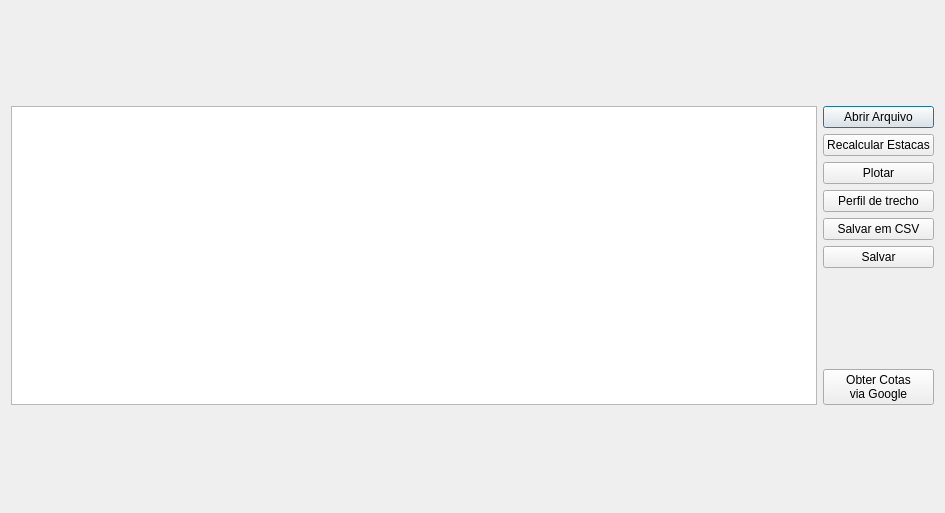
<?xml version="1.0" encoding="UTF-8"?>
<ui version="4.0">
 <class>Dialog</class>
 <widget class="QDialog" name="Dialog">
  <property name="geometry">
   <rect>
    <x>0</x>
    <y>0</y>
    <width>945</width>
    <height>513</height>
   </rect>
  </property>
  <property name="windowTitle">
   <string>Dialog</string>
  </property>
  <layout class="QGridLayout" name="gridLayout">
   <item row="0" column="0" rowspan="2">
    <widget class="QTableWidget" name="tableWidget"/>
   </item>
   <item row="0" column="1">
    <layout class="QVBoxLayout" name="verticalLayout">
     <item>
      <widget class="QPushButton" name="pushButton">
       <property name="text">
        <string>Abrir Arquivo</string>
       </property>
       <attribute name="buttonGroup">
        <string notr="true">buttonGroup</string>
       </attribute>
      </widget>
     </item>
     <item>
      <widget class="QPushButton" name="pushButton_2">
       <property name="text">
        <string>Recalcular Estacas</string>
       </property>
       <attribute name="buttonGroup">
        <string notr="true">buttonGroup</string>
       </attribute>
      </widget>
     </item>
     <item>
      <widget class="QPushButton" name="pushButton_3">
       <property name="text">
        <string>Plotar</string>
       </property>
       <attribute name="buttonGroup">
        <string notr="true">buttonGroup</string>
       </attribute>
      </widget>
     </item>
     <item>
      <widget class="QPushButton" name="pushButton_4">
       <property name="text">
        <string>Perfil de trecho</string>
       </property>
       <attribute name="buttonGroup">
        <string notr="true">buttonGroup</string>
       </attribute>
      </widget>
     </item>
     <item>
      <widget class="QPushButton" name="pushButton_6">
       <property name="text">
        <string>Salvar em CSV</string>
       </property>
       <attribute name="buttonGroup">
        <string notr="true">buttonGroup</string>
       </attribute>
      </widget>
     </item>
     <item>
      <widget class="QPushButton" name="pushButton_5">
       <property name="enabled">
        <bool>true</bool>
       </property>
       <property name="text">
        <string>Salvar</string>
       </property>
       <attribute name="buttonGroup">
        <string notr="true">buttonGroup</string>
       </attribute>
      </widget>
     </item>
    </layout>
   </item>
   <item row="1" column="1">
    <widget class="QPushButton" name="btnCota">
     <property name="enabled">
      <bool>true</bool>
     </property>
     <property name="text">
      <string>Obter Cotas
via Google</string>
     </property>
    </widget>
   </item>
  </layout>
 </widget>
 <resources/>
 <connections/>
 <buttongroups>
  <buttongroup name="buttonGroup"/>
 </buttongroups>
</ui>
